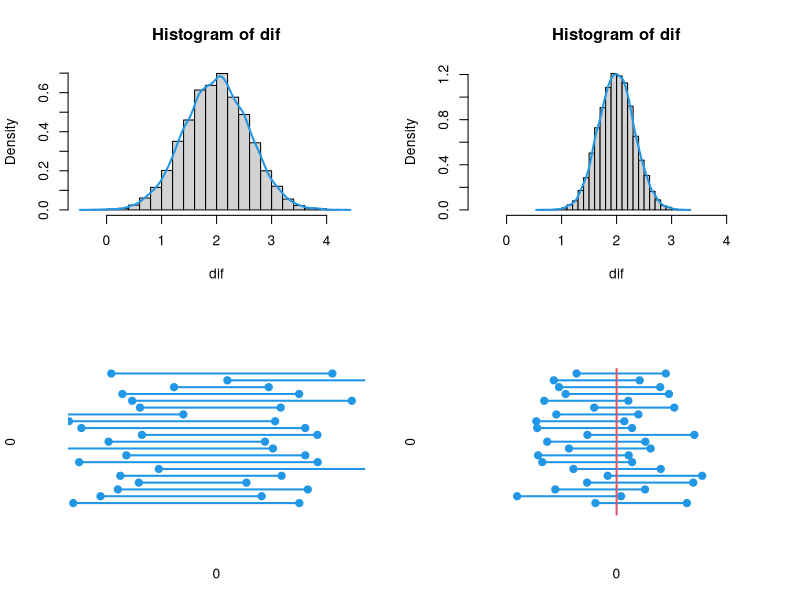
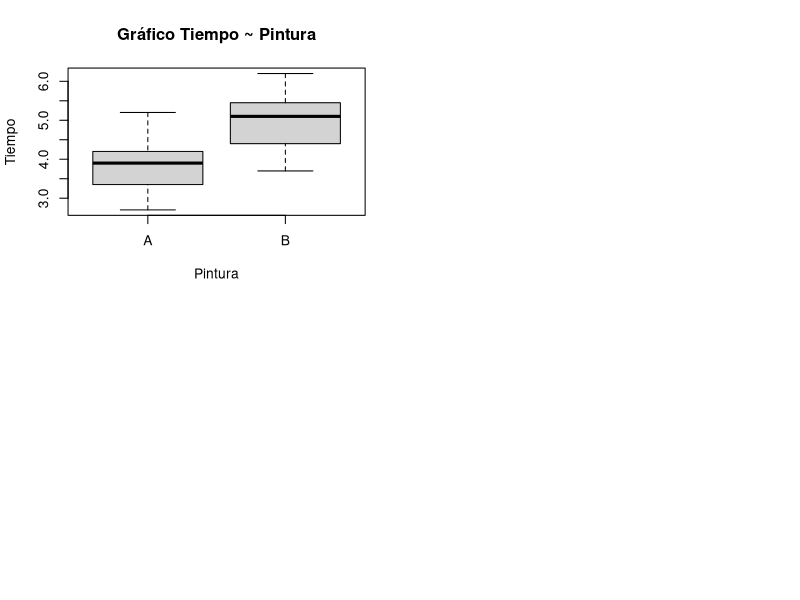

R code for these plots, in order:
## ---- chunk 1
knitr::opts_chunk$set(echo = TRUE)
## ---- chunk 2
dif <- numeric()
for(i in 1: 10000){dif[i] <- mean(rnorm(8, 5, 1))- mean(rnorm(8, 3, 1.3))}
layout(matrix(c(1,2,3,4), nrow = 2))
hist(dif, xlim = c(-0.5, 4.5), freq = F, breaks = 20)
lines(density(dif), col = 4, lwd = 2)
plot(0,0, xlim = c(0, 4), ylim=c(0, 20), type = "n", axes = F)
for(i in 1:20){re <- t.test(rnorm(8, 5, 1),rnorm(8, 3, 1.3)); lines(re$conf.int, c(i,i), type = "o", lwd = 2, pch = 19, col = 4) }
dif <- numeric()
for(i in 1: 10000){dif[i] <- mean(rnorm(25, 5, 1))- mean(rnorm(25, 3, 1.3))}
hist(dif, xlim = c(-0.5, 4.5), freq = F, breaks = 20)
lines(density(dif), col = 4, lwd = 2)
plot(0,0, xlim = c(0, 4), ylim=c(0, 20), type = "n", axes = F)
for(i in 1:20){re <- t.test(rnorm(25, 5, 1),rnorm(25, 3, 1.3)); lines(re$conf.int, c(i,i), type = "o", lwd = 2, pch = 19, col = 4) }
abline(v = 2, lwd = 2, col = 2)

## ---- chunk 3
PA <- c(3.5, 2.7, 3.9, 4.2, 3.6, 2.7, 3.3, 5.2, 4.2, 2.9, 4.4, 5.2, 4.0, 4.1, 3.4)
PB <- c(4.7, 3.9, 4.5, 5.5, 4.0, 5.3, 4.3, 6.0, 5.2, 3.7, 5.5, 6.2, 5.1, 5.4, 4.8)
pinturas <- data.frame("Puntura A" = PA, "Pintura B" = PB)

## ---- chunk 4
knitr::kable(pinturas, col.names = gsub("[.]", " ", names(pinturas)), align = "cc")
## ---- chunk 5
Tiempo <- c(PA, PB)
Pintura <- rep(c("A", "B"), each = 15)
Dat_P <- data.frame(Pintura, Tiempo)
boxplot(Tiempo ~ Pintura)
title("Gráfico Tiempo ~ Pintura")

